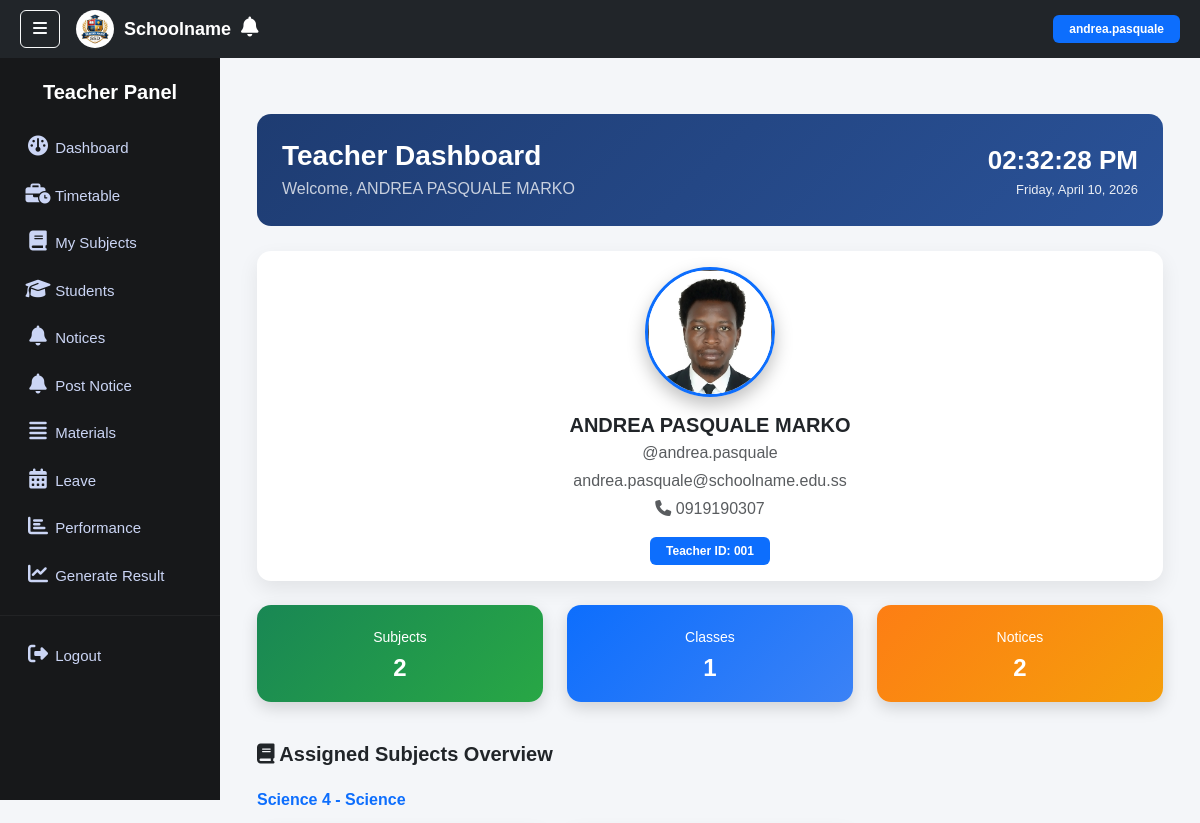
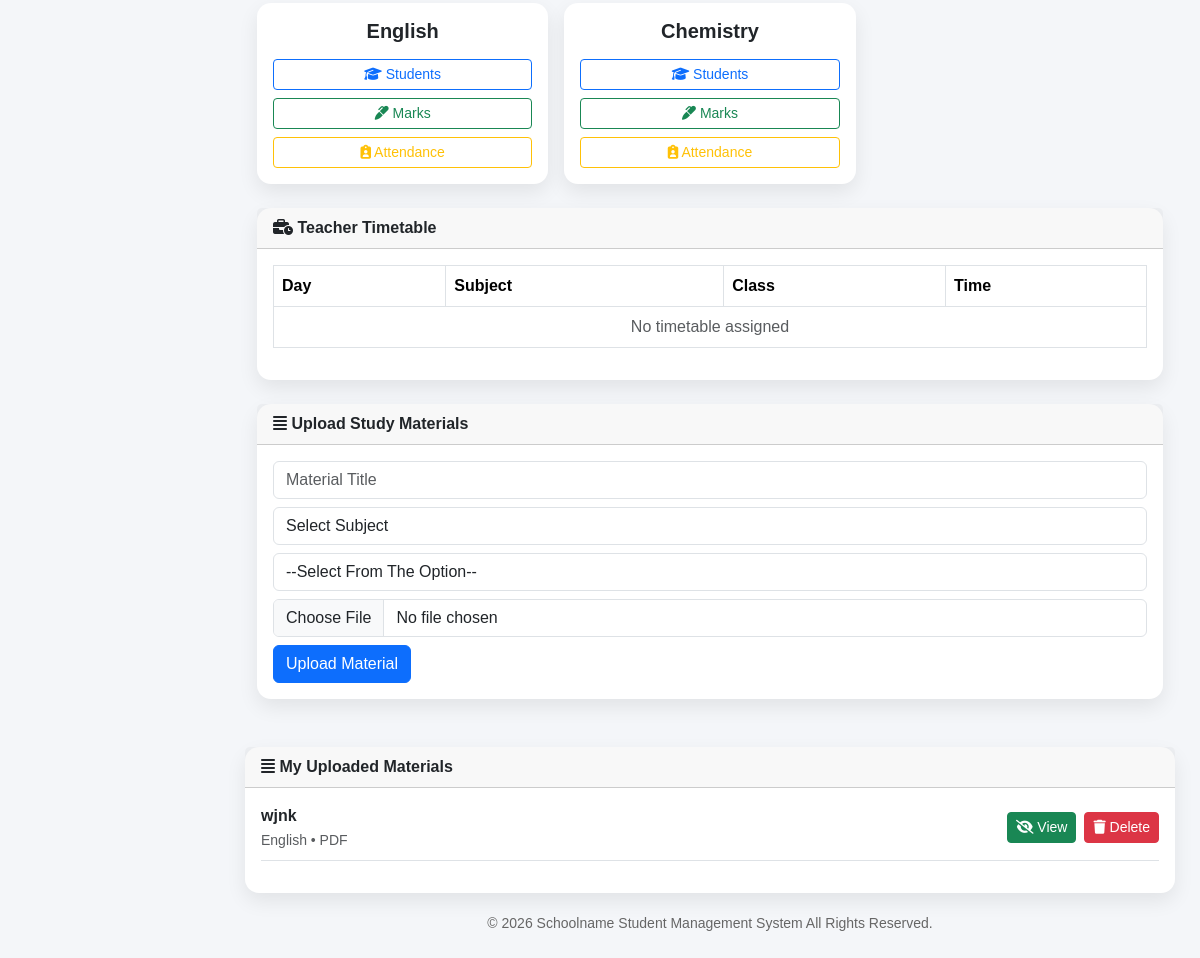
The app's page /teacher/dashboard/ (signed in) with its own data (2 pictures, top to bottom).
### core/models.py (models this page shows, shortened)
class Teacher(models.Model):
    user = models.OneToOneField(User, on_delete=models.CASCADE)
    school_email = models.EmailField(unique=True)
    application = models.OneToOneField(
        'TeacherApplication',
        on_delete=models.SET_NULL,
        null=True,
        blank=True
    )
    subjects = models.ManyToManyField(Subject, blank=True)
    teacher_id = models.CharField(max_length=10, unique=True, blank=True)

class TeacherApplication(models.Model):
    application_status = models.CharField(
        max_length=10,
        choices=APPLICATION_STATUS_CHOICES,
        default='PENDING'
    )
    full_name = models.CharField(max_length=150, validators=[validate_full_name])
    date_of_birth = models.DateField()
    gender = models.CharField(max_length=10, choices=GENDER_CHOICES)
    personal_email = models.EmailField(unique=True)
    phone_number = models.CharField(max_length=20)
    passport_photo = models.ImageField(upload_to='teachers/photos/')
    cv_document = models.FileField(upload_to='teachers/cv/')
    highest_qualification = models.CharField(max_length=100)
    years_of_experience = models.PositiveIntegerField()
    academic_levels = models.ManyToManyField(AcademicLevel)
    academic_streams = models.ManyToManyField(AcademicStream, blank=True)
    subjects_applied = models.ManyToManyField(Subject)
    applied_date = models.DateTimeField(auto_now_add=True)
    enrolled_date = models.DateTimeField(null=True, blank=True)

class Subject(models.Model):
    name = models.CharField(max_length=100)
    level = models.ForeignKey(AcademicLevel, on_delete=models.CASCADE)
    stream = models.ForeignKey(
        AcademicStream,
        on_delete=models.SET_NULL,
        null=True,
        blank=True
    )
    class Meta:
        constraints = [
            models.UniqueConstraint(
                fields=['name', 'level'],
                condition=Q(stream__isnull=True),
                name='unique_subject_no_stream'
            ),
            models.UniqueConstraint(
                fields=['name', 'level', 'stream'],
                condition=Q(stream__isnull=False),
                name='unique_subject_with_stream'
            ),
        ]

class StudyMaterial(models.Model):
    MATERIAL_TYPES = [
        ('PDF', 'PDF'),
        ('PPT', 'PPT'),
        ('VIDEO', 'Video'),
        ('NOTES', 'Notes'),
    ]
    teacher = models.ForeignKey(Teacher, on_delete=models.CASCADE)
    subject = models.ForeignKey(Subject, on_delete=models.CASCADE)
    title = models.CharField(max_length=200)
    material_type = models.CharField(max_length=10, choices=MATERIAL_TYPES)
    file = models.FileField(upload_to='materials/')
    uploaded_at = models.DateTimeField(auto_now_add=True)

### core/views.py (the view, shortened to what this page needs)
# urls.py: path('teacher/dashboard/', views.teacher_dashboard, name='teacher_dashboard'),
@login_required
@user_passes_test(is_teacher)
def teacher_dashboard(request):
    teacher = Teacher.objects.get(user=request.user)
    subjects = teacher.subjects.select_related('level', 'stream')
    grouped = {}
    for subject in subjects:
        key = f"{subject.level}"
        if subject.stream:
            key = f"{subject.level} - {subject.stream}"
        grouped.setdefault(key, []).append(subject)
    teacher_notices = Notice.objects.filter(Q(target_role='ALL') | Q(target_role='TEACHER'))
    materials = StudyMaterial.objects.filter(teacher=teacher)
    teacher_timetable = Timetable.objects.filter(
        teacher=teacher
    ).order_by('day', 'start_time')
    from collections import defaultdict
    slots = defaultdict(lambda: {
        'mon': None, 'tue': None, 'wed': None, 'thu': None, 'fri': None
    })
    timetable_slots = [
        {'time': k, **v} for k, v in slots.items()
    ]
    return render(request, 'teacher/dashboard.html', {
        'teacher': teacher,
        'subjects_by_group': grouped,
        'teacher_notices': teacher_notices,
        'teacher_timetable': teacher_timetable,
        'timetable_slots': timetable_slots,
        'materials': materials
    })

### core/models.py (called while the page is built)
    def __str__(self):
        return self.name

    def __str__(self):
        return self.name

### core/views.py (called while the page is built)
def is_teacher(user):
    return user.is_authenticated and Teacher.objects.filter(user=user).exists()

### templates/teacher/dashboard.html (shortened to what this page needs)
{% extends 'base.html' %}
{% load static %}
{% block sidebar %}
{% include "includes/teacher_sidebar.html" %}
{% endblock %}
{% block content %}
<div class="container mt-4">
<div class="dashboard-header d-flex justify-content-between align-items-center flex-wrap">
<div>
<h3 class="fw-bold mb-1">Teacher Dashboard</h3>
<p class="mb-0 opacity-75">
Welcome, {{ teacher.user.get_full_name|default:teacher.user.username }}
</p>
</div>
<div class="header-clock text-end">
<div class="clock-time" id="teacherClock">--:--:--</div>
<div class="clock-date" id="teacherDate">Loading date...</div>
</div>
</div>
<div class="card mb-4 text-center">
<div class="card-body">
{% if teacher.application and teacher.application.passport_photo %}
<img src="{{ teacher.application.passport_photo.url }}" class="profile-img mb-3">
{% endif %}
<h5 class="fw-bold mb-1">
{{ teacher.user.get_full_name|default:teacher.user.username }}
</h5>
<p class="text-muted mb-1">@{{ teacher.user.username }}</p>
<p class="text-muted mb-1">{{ teacher.user.email }}</p>
{% if teacher.application %}
<p class="text-muted mb-3">
<i class="fa-sharp fa-solid fa-phone"></i> {{ teacher.application.phone_number }}
</p>
{% endif %}
<span class="badge bg-primary px-3 py-2">
Teacher ID: {{ teacher.teacher_id }}
</span>
</div>
</div>
<div class="row mb-4">
<div class="col-md-4 col-12 mb-3">
<div class="stat-card bg-subjects">
<small>Subjects</small>
<h4>{{ teacher.subjects.count }}</h4>
</div>
</div>
<div class="col-md-4 col-12 mb-3">
<div class="stat-card bg-classes">
<small>Classes</small>
<h4>{{ subjects_by_group|length }}</h4>
</div>
</div>
<div class="col-md-4 col-12 mb-3">
<div class="stat-card bg-notices">
<small>Notices</small>
<h4>{{ teacher_notices|length }}</h4>
</div>
</div>
</div>
<h5 class="fw-bold mb-4">
<i class="fa-solid fa-book"></i> Assigned Subjects Overview
</h5>
{% if subjects_by_group %}
{% for class_name, subjects in subjects_by_group.items %}
<h6 class="fw-bold text-primary mb-3">
{{ class_name }}
</h6>
<div class="row g-3 mb-4">
{% for subject in subjects %}
<div class="col-md-4 col-sm-6">
<div class="card subject-card h-100">
<div class="card-body text-center">
<h5 class="fw-bold mb-3">
{{ subject.name }}
</h5>
<div class="d-grid gap-2">
<a href="{% url 'teacher_subject_students' subject.id %}"
class="btn btn-outline-primary btn-sm">
<i class="fa-solid fa-graduation-cap"></i> Students
</a>
<a href="{% url 'teacher_bulk_marks' subject.id %}"
class="btn btn-outline-success btn-sm">
<i class="fa-solid fa-marker"></i> Marks
</a>
<a href="{% url 'teacher_bulk_attendance' subject.id %}"
class="btn btn-outline-warning btn-sm">
<i class="fa-solid fa-clipboard-user"></i> Attendance
</a>
</div>
</div>
</div>
</div>
{% endfor %}
</div>
{% endfor %}
{% else %}
<p class="text-muted">
No subjects assigned.
</p>
{% endif %}
<div class="card mt-4">
<div class="card-header fw-bold">
<i class="fa-solid fa-business-time"></i> Teacher Timetable
</div>
<div class="card-body table-responsive">
<table class="table table-bordered">
<thead>
<tr>
<th>Day</th>
<th>Subject</th>
<th>Class</th>
<th>Time</th>
</tr>
</thead>
<tbody>
{% for t in teacher_timetable %}
<tr>
<td>{{ t.day }}</td>
<td>{{ t.subject.name }}</td>
<td>{{ t.classroom }}</td>
<td>{{ t.start_time }} - {{ t.end_time }}</td>
</tr>
{% empty %}
<tr>
<td colspan="4" class="text-center text-muted">
No timetable assigned
</td>
</tr>
{% endfor %}
</tbody>
</table>
</div>
</div>
<div class="card mt-4 mb-5">
<div class="card-header fw-bold">
<i class="fa-solid fa-align-justify"></i> Upload Study Materials
</div>
<div class="card-body">
<form method="POST" enctype="multipart/form-data">
<input type="text" name="title" class="form-control mb-2" placeholder="Material Title" required>
<select name="subject_id" class="form-control mb-2" required>
    <option value="">Select Subject</option>
</select>
<select name="material_type" class="form-control mb-2" required>
    <option  value="SELECT">--Select From The Option--</option>
</select>
<input type="file" name="material" class="form-control mb-2" required>
<button class="btn btn-primary">Upload Material</button>
</form>
</div>
</div>
</div>
<div class="card mt-4">
<div class="card-header fw-bold">
<i class="fa-solid fa-align-justify"></i> My Uploaded Materials
</div>
<div class="card-body">
{% for m in materials %}
<div class="d-flex justify-content-between align-items-center mb-3 border-bottom pb-2">
<div>
<strong>{{ m.title }}</strong><br>
<small class="text-muted">
{{ m.subject.name }} • {{ m.material_type }}
</small>
</div>
<div class="d-flex gap-2">
<a href="{{ m.file.url }}" target="_blank" class="btn btn-sm btn-success">
<i class="fa-solid fa-eye-slash"></i> View
</a>
<a href="{% url 'teacher_delete_material' m.id %}" class="btn btn-sm btn-danger">
<i class="fa-solid fa-trash"></i> Delete
</a>
</div>
</div>
{% empty %}
<p class="text-muted">No materials uploaded</p>
{% endfor %}
</div>
</div>
{% endblock %}

### templates/base.html (shortened to what this page needs)
{% load static %}
<!DOCTYPE html>
<html lang="en">
<head>
<link href="https://cdn.jsdelivr.net/npm/bootstrap@5.3.2/dist/css/bootstrap.min.css" rel="stylesheet">
<link rel="stylesheet" href="https://cdnjs.cloudflare.com/ajax/libs/font-awesome/6.5.0/css/all.min.css">
</head>
<body>
<nav class="navbar navbar-dark bg-dark d-flex justify-content-between">
<div class="d-flex align-items-center">
<button class="btn btn-outline-light me-3" onclick="toggleSidebar()"><i class="fa-solid fa-bars"></i></button>
<div class="school-header">
<img src="{% static 'images/school_logo.png' %}" class="school-logo">
<span class="school-name">Schoolname</span>
<div class="position-relative me-3">
<i class="fa-solid fa-bell text-white fs-5"></i>
</div>
</div>
</div>
{% if request.user.is_authenticated %}
<span class="badge bg-primary px-3 py-2">
    {{ request.user.username }}
</span>
{% endif %}
</nav>
<div class="sidebar" id="sidebar">
{% block sidebar %}
{% endblock %}
</div>
<div class="main-content">
{% block content %}
{% endblock %}
<div class="footer">
© <script>document.write(new Date().getFullYear())</script>
Schoolname Student Management System All Rights Reserved.
</div>
</div>
</body>
</html>

### templates/base.html (style rules this page uses)
body { background:#f4f6fa; overflow-x:hidden; font-family:Arial, Helvetica, sans-serif; }
.navbar { position:fixed; top:0; left:0; width:100%; z-index:1001; padding:10px 20px; }
.school-header { display:flex; align-items:center; gap:10px; }
.school-logo { width:38px; height:38px; border-radius:50%; object-fit:cover; }
.school-name { color:white; font-weight:600; font-size:18px; }
.sidebar { position:fixed; top:0; left:0; height:100vh; width:220px; background-color: rgba(16,17,19,0.97); padding-top:80px; transition:0.3s; z-index:1000; overflow-y:auto; }
.main-content { margin-left:220px; padding:90px 25px 40px 25px; min-height:100vh; }
.footer { text-align:center; padding:20px; color:#666; font-size:14px; }

### templates/teacher/dashboard.html (style rules this page uses)
:root { --primary:#2a5298; --soft-bg:#f4f6f9; }
body { background:var(--soft-bg); }
.dashboard-header { background:linear-gradient(135deg,#1e3c72,#2a5298); color:white; border-radius:14px; padding:25px; margin-bottom:25px; }
.profile-img { width:130px; height:130px; object-fit:cover; border-radius:50%; border:3px solid #0d6efd; box-shadow:0 8px 18px rgba(0,0,0,0.25); object-position:center top; }
.card { border-radius:14px; border:none; box-shadow:0 8px 20px rgba(0,0,0,0.08); transition:.3s; }
.stat-card { padding:20px; border-radius:14px; color:white; text-align:center; box-shadow:0 6px 16px rgba(0,0,0,0.15); }
.stat-card h4 { margin:5px 0 0; font-weight:700; }
.bg-subjects { background:linear-gradient(135deg,#198754,#28a745); }
.bg-classes { background:linear-gradient(135deg,#0d6efd,#3b82f6); }
.bg-notices { background:linear-gradient(135deg,#fd7e14,#f59e0b); }
.header-clock { text-align:right; }
.header-clock .clock-time { font-size:26px; font-weight:700; color:white; }
.header-clock .clock-date { font-size:13px; opacity:0.9; }

### records on screen
Teacher: user.get_full_name "ANDREA PASQUALE MARKO", application.passport_photo (picture), user.username "andrea.pasquale", user.email "andrea.pasquale@schoolname.edu.ss", application.phone_number "0919190307", teacher_id "001", subjects.count "2"
Subject: class_name "Science 4 - Science", name "English"
Subject: name "Chemistry"
StudyMaterial: title "wjnk", subject.name "English", material_type "PDF"

### other values on screen
{{ request.user.username }} "andrea.pasquale"
{{ subjects_by_group|length }} "1"
{{ teacher_notices|length }} "2"
